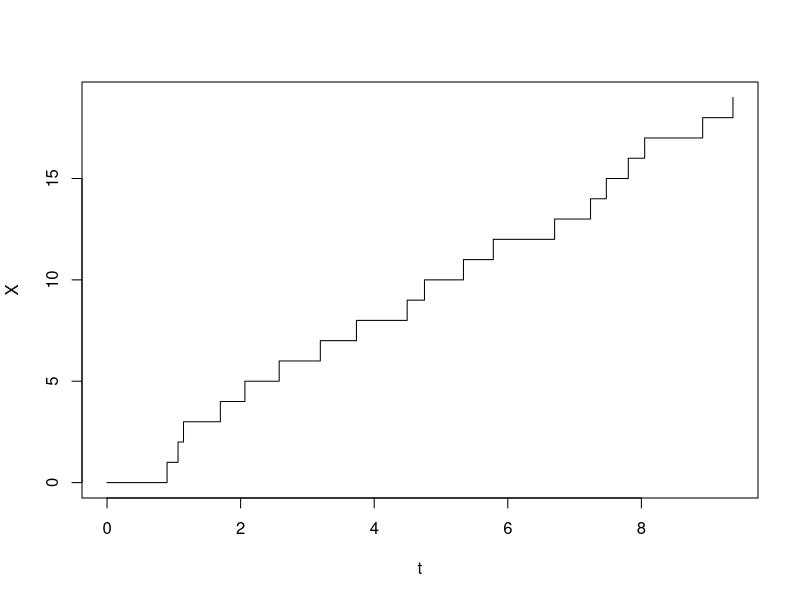

This chart was generated by the following R code: (Note: this script raises an error after producing the figure.)
#-----------------------------------------------
# LABORATORY SESSION 4

# Author  : Joan Martinez
#Goals    : 1 Poisson processes
#           2 We program the states and stochastic process of a flip coin.
#           3 Next, a random walk proces
#-----------------------------------------------



#0. Setting initial conditions
T=10
i=1

t0=0
X0=0

t = numeric()
X = numeric()


#1. Simulation of the trajectory for a particular counting process
t[1]=t0
X[1]=X0

    #Start
while(t[i] <= T) {
  dt = runif(1, min=0, max=1)
  dX = 1
  t[i+1]= t[i]+dt
  X[i+1]= X[i]+dX
  
  i=i+1
}
    #end of a trajctory

X= head(X,-1)
t= head(t,-1)

plot(t,X,type="s")



#2. Compute average distribution of the process
T=10
N=20
t0=0  #initial conditions
X0=0

      #We define observation process
t.obs = seq(from=0, to= T, by=0.01)
X.obs=matrix(nrow=lenght(t.obs))

      #loop
for(j in 1:N){
  i=1
  t=numeric()
  X=numeric()
    
  t[1]=t0
  X[1]=X0

      #start
  while(t[i] <= T) {
    dt = runif(1, min=0, max=1)
    dX = 1
    t[i+1]= t[i]+dt
    X[i+1]= X[i]+dX
    
    i=i+1
  }
      #end of a trajectory

#   X= head(X,-1)  #Cambio No. 1. Se removia ultimo tiempo y estado por pasarse horizonte de simulacion
#   t= head(t,-1)
#  X= tail(X,1)   #Captuara el ultimo elemento Cambio No. 3 
   X[length(X)]= X[length(X)-1]  #Cambio No.3. Ultimo estado se reemlplaza por anterior
   t[length(t)]= T #Para especificar que no hubo cambio en el ultimo estado de tiempo
   
  XX[[j]] = X
  tt[[j]] = t

      #defining cut points (<3)
pos = as.numeric(cut(t.obs,breaks=tt[[j]], right=FALSE, include.lowest=TRUE))
X.obs[,j] = X[pos]  #Para cada realizacion, veo los numeros de observacion
}

      #number of events
lapply(X=XX, FUN=length) #calculos sobre margenes de una matrix, lapply para listas
sapply(X=XX, FUN=length)

      #average of observed X; graph
media = rowMeans(X.obs)
q95=apply(X.obs,1,uantile,pro=0.95)
q05=apply(X.obs,1,uantile,pro=0.05)

plot(tt[[1]], XX[[1]], type="s",ylim=c(0,10), xlim=c(0,T))
abline(v=T,lty=3)

for(i in 2:N)
  lines(tt[[i]],XX[[i]], type="s", col=i)
lines(t.obs,media,lwd=2,cold="red")
lines(t.obs,q95,lwd=2,cold="blue")
lines(t.obs,q05,lwd=2,cold="blue")

#Legend. 
#Red. If the average number of events that we observe for each 
#event. Green. 'Happenings' of a particular counting process.


        #another way to observe the process
        xmax = max(sapply(X=XX,FUN=length))
        obs = function(t,t.obs) {
          pos =as.numeric(cut(t.obs,breaks=t, right=FALSE, include.lowest=TRUE))
          return(os)
        }
        lapply(tt, FUN=obs, t.obs=t.obs) #Me da todas las posiciones. Las uso para extraer los estados correspondietes.
        

#Note.  Generating categorical variables based on continue
X = sort(runif(10))  #S
Y = seq(from=0, to=1, by=0.01)  #Observaciones del proceso (literal, evaluarlo)
cut(Y, breaks=X)  #J_n
cut(Y,breaks=c(-Inf,X,Inf)) #Intervalos de por defecto, cerrados por derecha y abierto en izq.
cut(Y,breaks=c(-Inf,X,Inf),right=FALSE) #Intervalos de por defecto, cerrados por derecha y abierto en izq.
as.numeric(cut(Y,breaks=c(-Inf,X,Inf),right=FALSE)) #Intervalos de por defecto, cerrados por derecha y abierto en izq.

#Note.  I have the number of jumps in which obs. go into the second state
Y #S  
X 

#Obs.   I see the process to verify the 'observation time'
